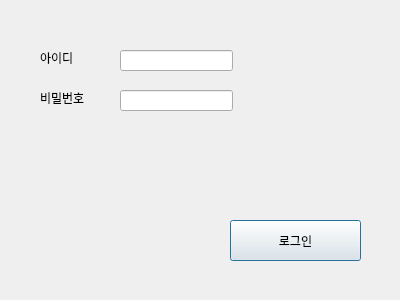
<?xml version="1.0" encoding="UTF-8"?>
<ui version="4.0">
 <class>Dialog</class>
 <widget class="QDialog" name="Dialog">
  <property name="geometry">
   <rect>
    <x>0</x>
    <y>0</y>
    <width>400</width>
    <height>300</height>
   </rect>
  </property>
  <property name="windowTitle">
   <string>Dialog</string>
  </property>
  <widget class="QPushButton" name="login_button">
   <property name="geometry">
    <rect>
     <x>230</x>
     <y>220</y>
     <width>131</width>
     <height>41</height>
    </rect>
   </property>
   <property name="text">
    <string>로그인</string>
   </property>
  </widget>
  <widget class="QLabel" name="label">
   <property name="geometry">
    <rect>
     <x>40</x>
     <y>50</y>
     <width>58</width>
     <height>16</height>
    </rect>
   </property>
   <property name="text">
    <string>아이디</string>
   </property>
  </widget>
  <widget class="QLabel" name="label_2">
   <property name="geometry">
    <rect>
     <x>40</x>
     <y>90</y>
     <width>58</width>
     <height>16</height>
    </rect>
   </property>
   <property name="text">
    <string>비밀번호</string>
   </property>
  </widget>
  <widget class="QLineEdit" name="id">
   <property name="geometry">
    <rect>
     <x>120</x>
     <y>50</y>
     <width>113</width>
     <height>21</height>
    </rect>
   </property>
  </widget>
  <widget class="QLineEdit" name="pwd">
   <property name="geometry">
    <rect>
     <x>120</x>
     <y>90</y>
     <width>113</width>
     <height>21</height>
    </rect>
   </property>
  </widget>
 </widget>
 <resources/>
 <connections/>
</ui>
